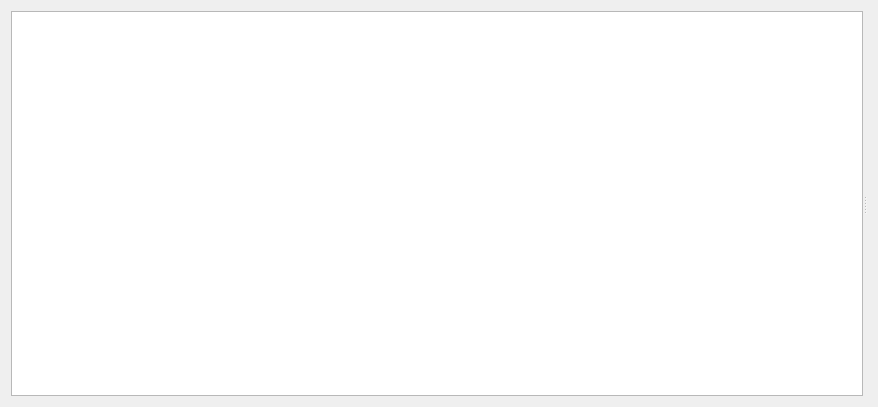
<?xml version="1.0" encoding="UTF-8"?>
<ui version="4.0">
 <class>MasterPalette</class>
 <widget class="QWidget" name="MasterPalette">
  <property name="geometry">
   <rect>
    <x>0</x>
    <y>0</y>
    <width>878</width>
    <height>407</height>
   </rect>
  </property>
  <property name="windowTitle">
   <string>Master palette</string>
  </property>
  <layout class="QVBoxLayout" name="verticalLayout">
   <item>
    <widget class="QSplitter" name="splitter">
     <property name="orientation">
      <enum>Qt::Horizontal</enum>
     </property>
     <widget class="QTreeWidget" name="treeWidget">
      <property name="sizePolicy">
       <sizepolicy hsizetype="Minimum" vsizetype="Expanding">
        <horstretch>0</horstretch>
        <verstretch>0</verstretch>
       </sizepolicy>
      </property>
      <property name="rootIsDecorated">
       <bool>false</bool>
      </property>
      <property name="allColumnsShowFocus">
       <bool>true</bool>
      </property>
      <attribute name="headerVisible">
       <bool>false</bool>
      </attribute>
      <column>
       <property name="text">
        <string notr="true">1</string>
       </property>
      </column>
     </widget>
     <widget class="QStackedWidget" name="stack">
      <property name="sizePolicy">
       <sizepolicy hsizetype="Expanding" vsizetype="Preferred">
        <horstretch>0</horstretch>
        <verstretch>0</verstretch>
       </sizepolicy>
      </property>
     </widget>
    </widget>
   </item>
  </layout>
 </widget>
 <resources/>
 <connections/>
</ui>
